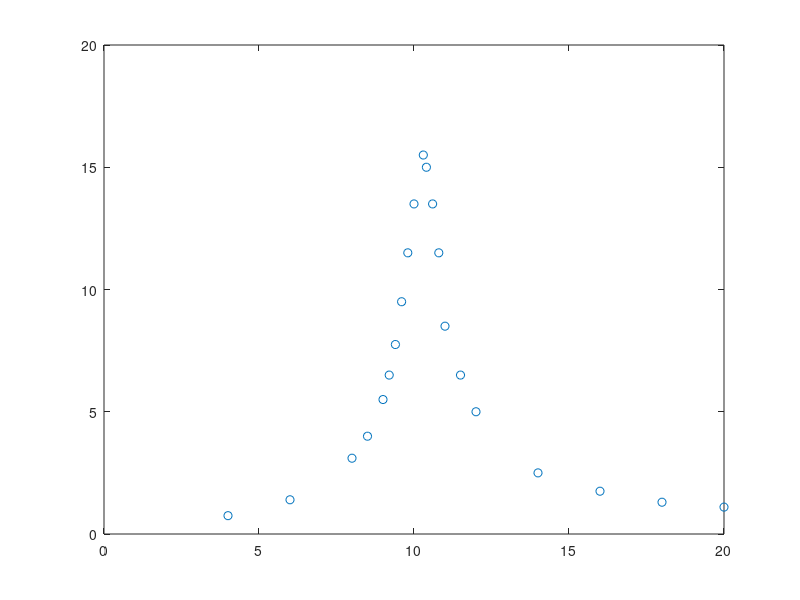

Write the MATLAB code that produced this figure.
data=[
    4.0,7.5,10,0.075,0.75;
6.0,14.0,10,0.14,1.4;
8.0,15.5,20,0.31,3.1;
8.5,8.0,50,0.4,4.0;
9.0,11.0,50,0.55,5.5;
9.2,13.0,50,0.65,6.5;
9.4,15.5,50,0.775,7.75;
9.6,19.0,50,0.95,9.5;
9.8,11.5,100,1.15,11.5;
10.0,13.5,100,1.35,13.5;
10.3,15.5,100,1.55,15.5;
10.4,15.0,100,1.5,15.0;
10.6,13.5,100,1.35,13.5;
10.8,11.5,100,1.15,11.5;
11.0,8.5,100,0.85,8.5;
11.5,13.0,50,0.65,6.5;
12.0,10.0,50,0.5,5.0;
14.0,5.0,50,0.25,2.5;
16.0,3.5,50,0.175,1.75;
18.0,6.5,20,0.13,1.3;
20.0,11.0,10,0.11,1.1]  ; 

x       = data(:,1) ; 
voltage = data(:,4) ;
y       = data(:,5) ;

plot(x,y,'o')

%% -------------------------------------------------
tol = 0.001
R        = 100 
C        = 4.7*10^(-9);
L        = 100*10^(-6)
f        = @(x,L)  (C*x)./sqrt((C*L*x.^2-1).^2+C^2*R^2*x.^2)
fprime   = @(x,L) -(C^2*x.^3.*(C*L*x.^2-1))./((C*L*x.^2-1).^2+C^2*R^2*x.^2).^(3/2)
iter_max = 50 ; 
n        = length(x);

J = [fprime(x,L)];
d = y-[f(x,L)] ;

for iter = 1:iter_max 
    L0 = L;
%     for i = 1:n 
%         f        = @(x,L)  (C*x)./sqrt((C*L*x.^2-1).^2+C^2*R^2*x.^2)
%         fprime   = @(x,L) -(C^2*x.^3.*(C*L*x.^2-1))./((C*L*x.^2-1).^2+C^2*R^2*x.^2).^(3/2)
%     end
    J  = [fprime(x,L)] ;
    d  = y-[f(x,L)]    ;
    dL = (J'*d)/(J'*J) ;
    L  = L + dL'        ; 
    if abs(dL) < tol  
       disp('Gauss-neqto has converged')
       break
    end
end




